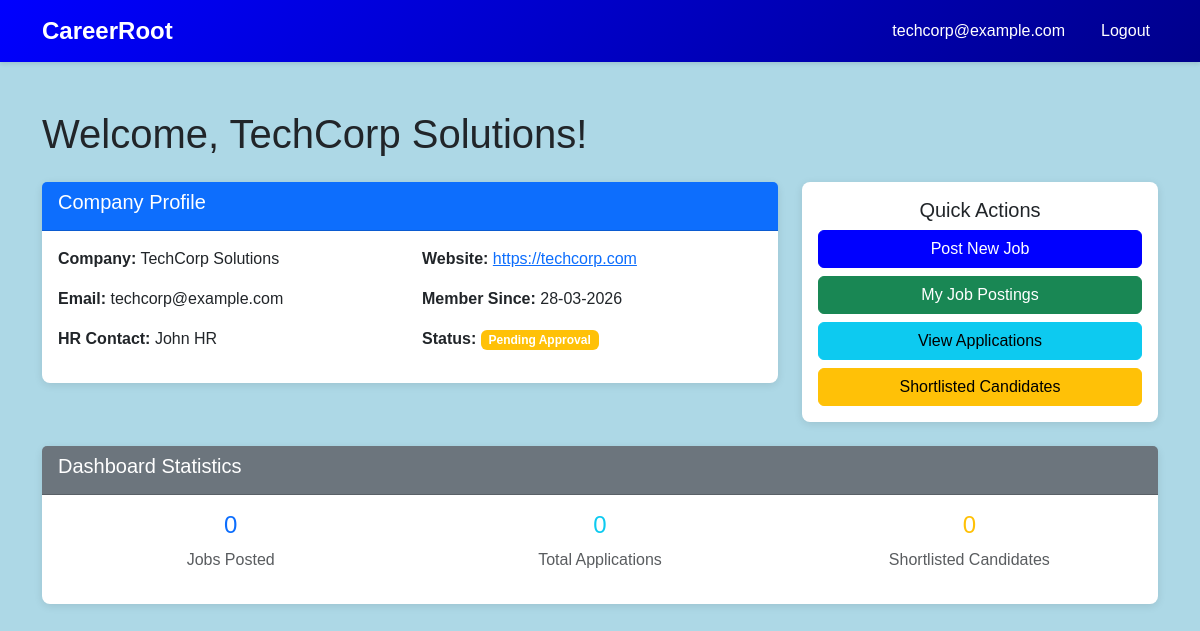
The page /company/dashboard (signed in) on the database its author committed.
### models.py (models this page shows, shortened)
class Company(db.Model):
    __tablename__ = 'company'
    company_id = db.Column(db.Integer, primary_key=True, autoincrement=True)
    company_name = db.Column(db.String(150), nullable=False)
    email = db.Column(db.String(120), unique=True, nullable=False)
    password = db.Column(db.String(255), nullable=False)
    hr_contact = db.Column(db.String(100), nullable=True)
    website = db.Column(db.String(255), nullable=True)
    approval_status = db.Column(
        db.String(20),
        default=ApprovalStatus.PENDING.value,
        nullable=False
    )  #pending/aproved/rejected
    blacklist_status = db.Column(db.Boolean, default=False)  # True = blacklisted
    created_at = db.Column(db.DateTime, default=datetime.utcnow)
    updated_at = db.Column(db.DateTime, default=datetime.utcnow, onupdate=datetime.utcnow)
    drives = db.relationship('PlacementDrive', backref='company', lazy=True, cascade='all, delete-orphan')

### app.py (the view)
@app.route('/company/dashboard')
def company_dashboard():
    if session.get('user_type') != 'company':
        flash('Unauthorized access', 'danger')
        return redirect(url_for('login'))
    company_id = session.get('user_id')
    company = Company.query.get(company_id)
    return render_template('company_dashboard.html', company=company)

### templates/company_dashboard.html (shortened to what this page needs)
{% extends "base.html" %}
{% block content %}
<div class="mt-5">
    <h1 class="mb-4">Welcome, {{ company.company_name }}!</h1>
    <div class="row mb-4">
        <div class="col-md-8">
            <div class="card">
                <div class="card-header bg-primary text-white">
                    <h5>Company Profile</h5>
                </div>
                <div class="card-body">
                    <div class="row">
                        <div class="col-md-6">
                            <p><strong>Company:</strong> {{ company.company_name }}</p>
                            <p><strong>Email:</strong> {{ company.email }}</p>
                            <p><strong>HR Contact:</strong> {{ company.hr_contact }}</p>
                        </div>
                        <div class="col-md-6">
                            <p><strong>Website:</strong> {% if company.website %}<a href="{{ company.website }}" target="_blank">{{ company.website }}</a>{% else %}Not provided{% endif %}</p>
                            <p><strong>Member Since:</strong> {{ company.created_at.strftime('%d-%m-%Y') }}</p>
                            <p><strong>Status:</strong>
                                {% if company.blacklist_status %}
                                    <span class="badge bg-danger">Blacklisted</span>
                                {% elif company.approval_status == 'Approved' %}
                                    <span class="badge bg-success">Approved & Active</span>
                                {% elif company.approval_status == 'Pending' %}
                                    <span class="badge bg-warning">Pending Approval</span>
                                {% else %}
                                    <span class="badge bg-secondary">Rejected</span>
                                {% endif %}
                            </p>
                        </div>
                    </div>
                </div>
            </div>
        </div>
        <div class="col-md-4">
            <div class="card">
                <div class="card-body text-center">
                    <h5 class="card-title">Quick Actions</h5>
                    <a href="{{ url_for('company_post_job') }}" class="btn btn-primary w-100 mb-2">Post New Job</a>
                    <a href="{{ url_for('company_jobs') }}" class="btn btn-success w-100 mb-2">My Job Postings</a>
                    <a href="{{ url_for('company_applications') }}" class="btn btn-info w-100 mb-2">View Applications</a>
                    <a href="{{ url_for('company_shortlisted') }}" class="btn btn-warning w-100">Shortlisted Candidates</a>
                </div>
            </div>
        </div>
    </div>
    <div class="row">
        <div class="col-md-12">
            <div class="card">
                <div class="card-header bg-secondary text-white">
                    <h5>Dashboard Statistics</h5>
                </div>
                <div class="card-body">
                    <div class="row text-center">
                        <div class="col-md-4">
                            <h4 class="text-primary">{{ company.drives|length }}</h4>
                            <p class="text-muted">Jobs Posted</p>
                        </div>
                        <div class="col-md-4">
                            <h4 class="text-info">{% set app_count = company.drives|map(attribute='applications')|list|sum(attribute='__len__') %}{{ app_count }}</h4>
                            <p class="text-muted">Total Applications</p>
                        </div>
                        <div class="col-md-4">
                            <h4 class="text-warning">0</h4>
                            <p class="text-muted">Shortlisted Candidates</p>
                        </div>
                    </div>
                </div>
            </div>
        </div>
    </div>
</div>
{% endblock %}

### templates/base.html (shortened to what this page needs)
<!DOCTYPE html>
<html lang="en">
<head>
    <link href="https://cdn.jsdelivr.net/npm/bootstrap@5.3.0/dist/css/bootstrap.min.css" rel="stylesheet">
</head>
<body>
    <nav class="navbar navbar-expand navbar-dark">
        <div class="container">
            <a class="navbar-brand" href="/">CareerRoot</a>
            <ul class="navbar-nav ms-auto">
                {% if session.get('user_type') %}
                    <li class="nav-item">
                        <span class="nav-link">{{ session.get('username') }}</span>
                    </li>
                    <li class="nav-item">
                        <a class="nav-link" href="{{ url_for('logout') }}">Logout</a>
                    </li>
                {% else %}
                    <li class="nav-item">
                        <a class="nav-link" href="{{ url_for('login') }}">Login</a>
                    </li>
                {% endif %}
            </ul>
        </div>
    </nav>
    <div class="container">
        {% block content %}{% endblock %}
    </div>
</body>
</html>

### templates/base.html (style rules this page uses)
:root { --primary-color: blue; --secondary-color: darkblue; --danger-color: red; --success-color: green; }
body { font-family: 'Arial', sans-serif; background-color: lightblue; }
.navbar { background: linear-gradient(135deg, var(--primary-color) 0%, var(--secondary-color) 100%); box-shadow: 0 2px 4px rgba(0,0,0,0.1); }
.navbar-brand { font-weight: 700; font-size: 1.5rem; }
.nav-link { color: white !important; margin-left: 20px; }
.btn-primary { background-color: var(--primary-color); border-color: var(--primary-color); }
.card { border: none; box-shadow: 0 2px 8px rgba(0,0,0,0.1); border-radius: 8px; }

### rows shown on the page
Company: get "techcorp@example.com", company_name "TechCorp Solutions", email "techcorp@example.com", hr_contact "John HR", website "https://techcorp.com", created_at "28-03-2026"

### other values the page prints
{{ company.drives|length }} "0"
{{ app_count }} "0"
